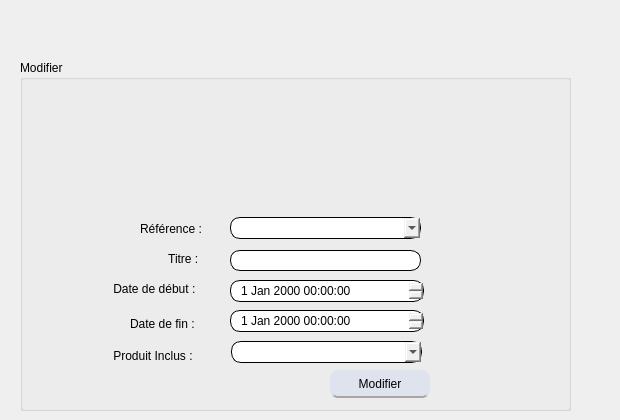
      <widget class="QWidget" name="tab_9">
       <attribute name="title">
        <string>Modifier les evenements</string>
       </attribute>
       <widget class="QGroupBox" name="groupBox_9">
        <property name="geometry">
         <rect>
          <x>20</x>
          <y>60</y>
          <width>551</width>
          <height>351</height>
         </rect>
        </property>
        <property name="title">
         <string>Modifier</string>
        </property>
        <widget class="QLabel" name="label_29">
         <property name="geometry">
          <rect>
           <x>240</x>
           <y>20</y>
           <width>111</width>
           <height>121</height>
          </rect>
         </property>
         <property name="text">
          <string/>
         </property>
         <property name="pixmap">
          <pixmap>../../../modif..png</pixmap>
         </property>
         <property name="alignment">
          <set>Qt::AlignLeading|Qt::AlignLeft|Qt::AlignVCenter</set>
         </property>
         <property name="wordWrap">
          <bool>false</bool>
         </property>
         <property name="margin">
          <number>0</number>
         </property>
         <property name="textInteractionFlags">
          <set>Qt::LinksAccessibleByMouse</set>
         </property>
        </widget>
        <widget class="QDateTimeEdit" name="modif_dat_fin">
         <property name="geometry">
          <rect>
           <x>210</x>
           <y>250</y>
           <width>194</width>
           <height>22</height>
          </rect>
         </property>
         <property name="styleSheet">
          <string notr="true">QDateTimeEdit
{
 border-width: 1px;
border-style: solid;
border-color: black;
  border-radius: 10px;
padding:0 8;
}</string>
         </property>
        </widget>
        <widget class="QLabel" name="label_27">
         <property name="geometry">
          <rect>
           <x>110</x>
           <y>248</y>
           <width>81</width>
           <height>31</height>
          </rect>
         </property>
         <property name="text">
          <string>Date de fin :</string>
         </property>
        </widget>
        <widget class="QLineEdit" name="modif_titre_ev">
         <property name="enabled">
          <bool>true</bool>
         </property>
         <property name="geometry">
          <rect>
           <x>210</x>
           <y>190</y>
           <width>191</width>
           <height>21</height>
          </rect>
         </property>
         <property name="styleSheet">
          <string notr="true">QLineEdit
{
 border-width: 1px;
border-style: solid;
border-color: black;
  border-radius: 10px;
padding:0 8;
}</string>
         </property>
         <property name="text">
          <string/>
         </property>
        </widget>
        <widget class="QDateTimeEdit" name="modif_dat_deb">
         <property name="geometry">
          <rect>
           <x>210</x>
           <y>220</y>
           <width>194</width>
           <height>22</height>
          </rect>
         </property>
         <property name="styleSheet">
          <string notr="true">QDateTimeEdit
{
 border-width: 1px;
border-style: solid;
border-color: black;
  border-radius: 10px;
padding:0 8;
}</string>
         </property>
        </widget>
        <widget class="QPushButton" name="modif_ev">
         <property name="geometry">
          <rect>
           <x>310</x>
           <y>310</y>
           <width>100</width>
           <height>28</height>
          </rect>
         </property>
         <property name="styleSheet">
          <string notr="true">QPushButton {
background: #dfe3ee;
border: 2px solid #dfe3ee;
border-bottom-color: #aaa5a5; /* same as the pane color */
border-top-left-radius: 7px;
border-top-right-radius: 7px;
min-width: 80px;
border-radius: 8px;
color: black;
font-size:12px;
font-family:Arial, Helvetica, sans-serif;


}
QPushButton:hover {
color:#fff;
background:#8b9dc3;
border: none;

}
</string>
         </property>
         <property name="text">
          <string>Modifier</string>
         </property>
        </widget>
        <widget class="QComboBox" name="modif_produit_inclus">
         <property name="geometry">
          <rect>
           <x>211</x>
           <y>281</y>
           <width>191</width>
           <height>22</height>
          </rect>
         </property>
         <property name="styleSheet">
          <string notr="true">QComboBox
{
 border-width: 1px;
border-style: solid;
border-color: black;
  border-radius: 10px;
padding:0 8;
}</string>
         </property>
        </widget>
        <widget class="QLabel" name="label_30">
         <property name="geometry">
          <rect>
           <x>90</x>
           <y>218</y>
           <width>131</width>
           <height>21</height>
          </rect>
         </property>
         <property name="text">
          <string> Date de début :</string>
         </property>
        </widget>
        <widget class="QLabel" name="label_26">
         <property name="geometry">
          <rect>
           <x>145</x>
           <y>188</y>
           <width>81</width>
           <height>21</height>
          </rect>
         </property>
         <property name="text">
          <string> Titre :</string>
         </property>
        </widget>
        <widget class="QLabel" name="label_22">
         <property name="geometry">
          <rect>
           <x>120</x>
           <y>158</y>
           <width>71</width>
           <height>21</height>
          </rect>
         </property>
         <property name="text">
          <string>Référence :</string>
         </property>
        </widget>
        <widget class="QLabel" name="label_28">
         <property name="geometry">
          <rect>
           <x>90</x>
           <y>280</y>
           <width>111</width>
           <height>31</height>
          </rect>
         </property>
         <property name="text">
          <string> Produit Inclus :</string>
         </property>
        </widget>
        <widget class="QComboBox" name="modif_id_ev">
         <property name="geometry">
          <rect>
           <x>210</x>
           <y>157</y>
           <width>191</width>
           <height>22</height>
          </rect>
         </property>
         <property name="styleSheet">
          <string notr="true">QComboBox
{
 border-width: 1px;
border-style: solid;
border-color: black;
  border-radius: 10px;
padding:0 8;
}</string>
         </property>
        </widget>
       </widget>
       <widget class="QLabel" name="Lb_client_2">
        <property name="geometry">
         <rect>
          <x>430</x>
          <y>250</y>
          <width>181</width>
          <height>20</height>
         </rect>
        </property>
        <property name="font">
         <font>
          <family>Arial</family>
          <pointsize>-1</pointsize>
          <weight>75</weight>
          <bold>true</bold>
         </font>
        </property>
        <property name="contextMenuPolicy">
         <enum>Qt::PreventContextMenu</enum>
        </property>
        <property name="styleSheet">
         <string notr="true">QLabel {

color: green;
font-size:12px;
font-family:Arial, Helvetica, sans-serif;


}</string>
        </property>
        <property name="text">
         <string/>
        </property>
       </widget>
      </widget>
